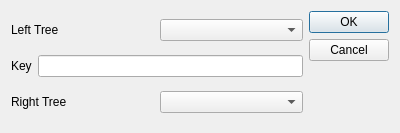
<?xml version="1.0" encoding="UTF-8"?>
<ui version="4.0">
 <class>ChooseAction</class>
 <widget class="QDialog" name="ChooseAction">
  <property name="geometry">
   <rect>
    <x>0</x>
    <y>0</y>
    <width>400</width>
    <height>133</height>
   </rect>
  </property>
  <property name="windowTitle">
   <string>Dialog</string>
  </property>
  <layout class="QHBoxLayout" name="horizontalLayout_3">
   <item>
    <layout class="QVBoxLayout" name="verticalLayout">
     <item>
      <layout class="QHBoxLayout" name="horizontalLayout">
       <item>
        <widget class="QLabel" name="MainLabel">
         <property name="text">
          <string>Left Tree</string>
         </property>
        </widget>
       </item>
       <item>
        <widget class="QComboBox" name="MainBox"/>
       </item>
      </layout>
     </item>
     <item>
      <layout class="QHBoxLayout" name="horizontalLayout_5">
       <item>
        <widget class="QLabel" name="KeyLabel">
         <property name="text">
          <string>Key</string>
         </property>
        </widget>
       </item>
       <item>
        <widget class="QLineEdit" name="KeyEdit"/>
       </item>
      </layout>
     </item>
     <item>
      <layout class="QHBoxLayout" name="horizontalLayout_2">
       <item>
        <widget class="QLabel" name="AdditionalLabel">
         <property name="text">
          <string>Right Tree</string>
         </property>
        </widget>
       </item>
       <item>
        <widget class="QComboBox" name="AdditionalBox"/>
       </item>
      </layout>
     </item>
    </layout>
   </item>
   <item>
    <widget class="QDialogButtonBox" name="buttonBox">
     <property name="orientation">
      <enum>Qt::Vertical</enum>
     </property>
     <property name="standardButtons">
      <set>QDialogButtonBox::Cancel|QDialogButtonBox::Ok</set>
     </property>
    </widget>
   </item>
  </layout>
 </widget>
 <resources/>
 <connections>
  <connection>
   <sender>buttonBox</sender>
   <signal>accepted()</signal>
   <receiver>ChooseAction</receiver>
   <slot>accept()</slot>
   <hints>
    <hint type="sourcelabel">
     <x>248</x>
     <y>254</y>
    </hint>
    <hint type="destinationlabel">
     <x>157</x>
     <y>274</y>
    </hint>
   </hints>
  </connection>
  <connection>
   <sender>buttonBox</sender>
   <signal>rejected()</signal>
   <receiver>ChooseAction</receiver>
   <slot>reject()</slot>
   <hints>
    <hint type="sourcelabel">
     <x>316</x>
     <y>260</y>
    </hint>
    <hint type="destinationlabel">
     <x>286</x>
     <y>274</y>
    </hint>
   </hints>
  </connection>
 </connections>
</ui>
